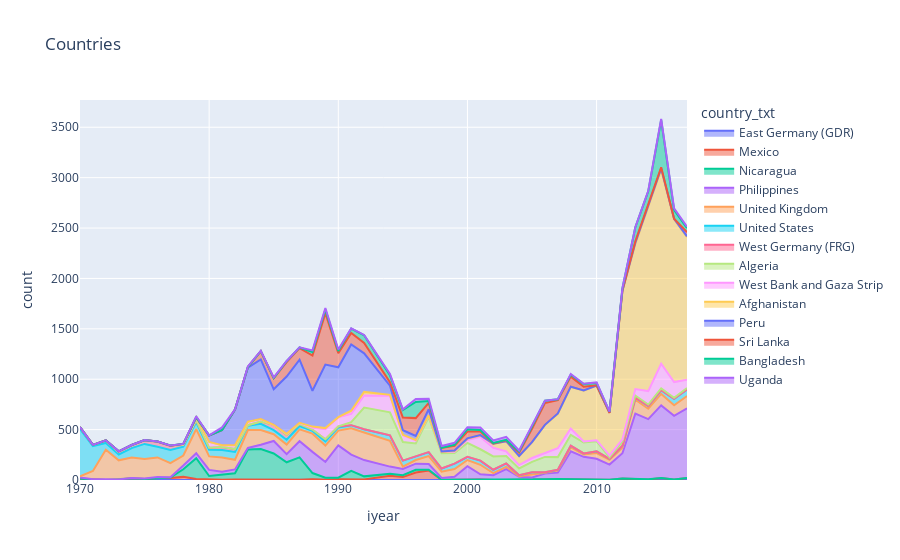
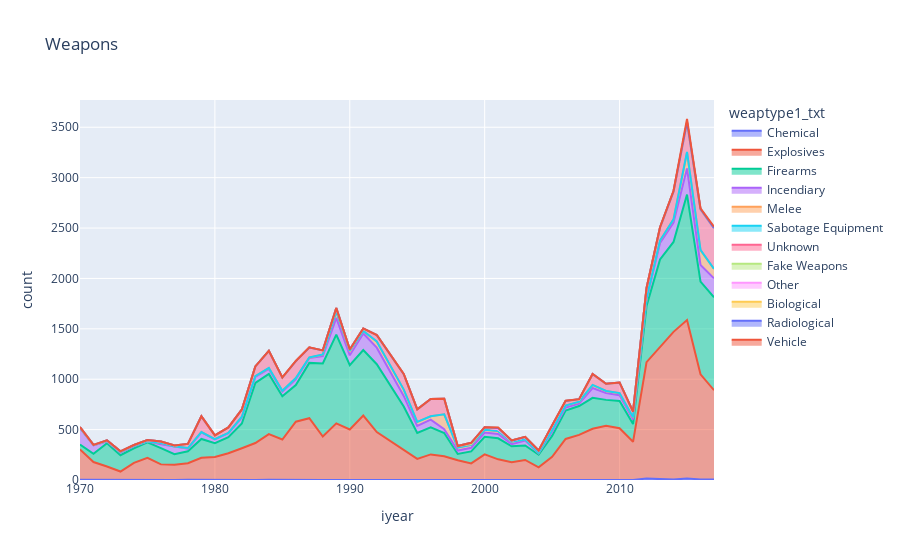

The notebook cell these images were saved under, in order:
### Markdown cell above
### 3.1.1 Line Chart - Visulize History by Country / Weapon

### Code cell
df_year_country = df.groupby(["iyear", "country_txt"]).size().reset_index(name='count')
df_year_weaptype = df.groupby(["iyear", "weaptype1_txt"]).size().reset_index(name="count")

px.area(df_year_country, x="iyear", y="count", color="country_txt", title="Countries").show()
px.area(df_year_weaptype, x="iyear", y="count", color="weaptype1_txt", title="Weapons").show()

### Figure 1 — Plotly figure (JSON) as saved in the notebook; plotly's stock layout.template omitted (floating-point values rounded to 4 significant figures)
{"data": [{"fillpattern": {"shape": ""}, "hovertemplate": "country_txt=East Germany (GDR)<br>iyear=%{x}<br>count=%{y}<extra></extra>", "legendgroup": "East Germany (GDR)", "line": {"color": "#636efa"}, "marker": {"symbol": "circle"}, "mode": "lines", "name": "East Germany (GDR)", "orientation": "v", "showlegend": true, "stackgroup": "1", "type": "scatter", "x": [1970, 1971, 1974, 1977, 1978, 1982, 1983, 1984, 1985, 1986, 1987, 1988, 1989, 1990], "xaxis": "x", "y": [12, 4, 1, 1, 1, 1, 1, 1, 4, 3, 1, 4, 1, 3], "yaxis": "y"}, {"fillpattern": {"shape": ""}, "hovertemplate": "country_txt=Mexico<br>iyear=%{x}<br>count=%{y}<extra></extra>", "legendgroup": "Mexico", "line": {"color": "#EF553B"}, "marker": {"symbol": "circle"}, "mode": "lines", "name": "Mexico", "orientation": "v", "showlegend": true, "stackgroup": "1", "type": "scatter", "x": [1970, 1972, 1973, 1974, 1975, 1976, 1977, 1978, 1979, 1980, 1981, 1982, 1983, 1984, 1985, 1986, 1987, 1988, 1989, 1990, 1991, 1992, 1994, 1995, 1996, 1997, 1998, 1999, 2000, 2001, 2003, 2004, 2005, 2006, 2007, 2008, 2009, 2010, 2011, 2012, 2013, 2014, 2015, 2016, 2017], "xaxis": "x", "y": [2, 1, 6, 16, 10, 20, 19, 30, 10, 5, 3, 3, 2, 4, 1, 2, 1, 3, 1, 5, 10, 6, 42, 29, 75, 95, 2, 1, 4, 7, 1, 1, 1, 7, 10, 8, 1, 5, 2, 16, 8, 5, 19, 5, 20], "yaxis": "y"}, {"fillpattern": {"shape": ""}, "hovertemplate": "country_txt=Nicaragua<br>iyear=%{x}<br>count=%{y}<extra></extra>", "legendgroup": "Nicaragua", "line": {"color": "#00cc96"}, "marker": {"symbol": "circle"}, "mode": "lines", "name": "Nicaragua", "orientation": "v", "showlegend": true, "stackgroup": "1", "type": "scatter", "x": [1970, 1974, 1975, 1977, 1978, 1979, 1980, 1981, 1982, 1983, 1984, 1985, 1986, 1987, 1988, 1989, 1990, 1991, 1992, 1994, 1995, 1996, 1997, 1999, 2000, 2014], "xaxis": "x", "y": [1, 1, 1, 5, 76, 206, 35, 47, 63, 299, 302, 258, 171, 223, 62, 21, 15, 80, 30, 19, 18, 26, 7, 1, 1, 2], "yaxis": "y"}, {"fillpattern": {"shape": ""}, "hovertemplate": "country_txt=Philippines<br>iyear=%{x}<br>count=%{y}<extra></extra>", "legendgroup": "Philippines", "line": {"color": "#ab63fa"}, "marker": {"symbol": "circle"}, "mode": "lines", "name": "Philippines", "orientation": "v", "showlegend": true, "stackgroup": "1", "type": "scatter", "x": [1970, 1971, 1972, 1974, 1975, 1976, 1977, 1978, 1979, 1980, 1981, 1982, 1983, 1984, 1985, 1986, 1987, 1988, 1989, 1990, 1991, 1992, 1994, 1995, 1996, 1997, 1998, 1999, 2000, 2001, 2002, 2003, 2004, 2005, 2006, 2007, 2008, 2009, 2010, 2011, 2012, 2013, 2014, 2015, 2016, 2017], "xaxis": "x", "y": [10, 4, 7, 1, 4, 10, 2, 36, 50, 60, 31, 38, 16, 43, 124, 80, 160, 210, 156, 320, 162, 162, 72, 63, 61, 57, 18, 31, 132, 50, 48, 107, 32, 25, 58, 65, 276, 229, 205, 151, 249, 651, 597, 721, 632, 692], "yaxis": "y"}, {"fillpattern": {"shape": ""}, "hovertemplate": "country_txt=United Kingdom<br>iyear=%{x}<br>count=%{y}<extra></extra>", "legendgroup": "United Kingdom", "line": {"color": "#FFA15A"}, "marker": {"symbol": "circle"}, "mode": "lines", "name": "United Kingdom", "orientation": "v", "showlegend": true, "stackgroup": "1", "type": "scatter", "x": [1970, 1971, 1972, 1973, 1974, 1975, 1976, 1977, 1978, 1979, 1980, 1981, 1982, 1983, 1984, 1985, 1986, 1987, 1988, 1989, 1990, 1991, 1992, 1994, 1995, 1996, 1997, 1998, 1999, 2000, 2001, 2002, 2003, 2004, 2005, 2006, 2007, 2008, 2009, 2010, 2011, 2012, 2013, 2014, 2015, 2016, 2017], "xaxis": "x", "y": [12, 81, 292, 189, 203, 194, 194, 140, 100, 239, 134, 142, 95, 177, 145, 67, 95, 117, 181, 163, 147, 262, 274, 256, 22, 36, 78, 63, 76, 61, 94, 21, 23, 5, 29, 6, 20, 39, 23, 57, 47, 55, 137, 103, 114, 105, 122], "yaxis": "y"}, {"fillpattern": {"shape": ""}, "hovertemplate": "country_txt=United States<br>iyear=%{x}<br>count=%{y}<extra></extra>", "legendgroup": "United States", "line": {"color": "#19d3f3"}, "marker": {"symbol": "circle"}, "mode": "lines", "name": "United States", "orientation": "v", "showlegend": true, "stackgroup": "1", "type": "scatter", "x": [1970, 1971, 1972, 1973, 1974, 1975, 1976, 1977, 1978, 1979, 1980, 1981, 1982, 1983, 1984, 1985, 1986, 1987, 1988, 1989, 1990, 1991, 1992, 1994, 1995, 1996, 1997, 1998, 1999, 2000, 2001, 2002, 2003, 2004, 2005, 2006, 2007, 2008, 2009, 2010, 2011, 2012, 2013, 2014, 2015, 2016, 2017], "xaxis": "x", "y": [468, 247, 68, 58, 94, 149, 105, 130, 87, 69, 67, 74, 78, 44, 63, 40, 49, 34, 27, 42, 32, 30, 32, 55, 60, 35, 40, 31, 53, 32, 41, 33, 33, 9, 21, 6, 8, 18, 11, 17, 10, 20, 20, 29, 38, 64, 65], "yaxis": "y"}, {"fillpattern": {"shape": ""}, "hovertemplate": "country_txt=West Germany (FRG)<br>iyear=%{x}<br>count=%{y}<extra></extra>", "legendgroup": "West Germany (FRG)", "line": {"color": "#FF6692"}, "marker": {"symbol": "circle"}, "mode": "lines", "name": "West Germany (FRG)", "orientation": "v", "showlegend": true, "stackgroup": "1", "type": "scatter", "x": [1970, 1971, 1972, 1973, 1974, 1975, 1976, 1977, 1978, 1979, 1980, 1981, 1982, 1983, 1984, 1985, 1986, 1987, 1988, 1989, 1990], "xaxis": "x", "y": [20, 13, 24, 27, 28, 35, 50, 40, 19, 17, 20, 31, 29, 5, 21, 53, 46, 19, 14, 21, 9], "yaxis": "y"}, {"fillpattern": {"shape": ""}, "hovertemplate": "country_txt=Algeria<br>iyear=%{x}<br>count=%{y}<extra></extra>", "legendgroup": "Algeria", "line": {"color": "#B6E880"}, "marker": {"symbol": "circle"}, "mode": "lines", "name": "Algeria", "orientation": "v", "showlegend": true, "stackgroup": "1", "type": "scatter", "x": [1972, 1976, 1978, 1979, 1990, 1991, 1992, 1994, 1995, 1996, 1997, 1998, 1999, 2000, 2001, 2002, 2003, 2004, 2005, 2006, 2007, 2008, 2009, 2010, 2011, 2012, 2013, 2014, 2015, 2016, 2017], "xaxis": "x", "y": [1, 1, 1, 1, 2, 30, 215, 227, 185, 129, 344, 151, 106, 138, 113, 132, 75, 67, 104, 152, 124, 107, 108, 100, 15, 41, 22, 13, 16, 9, 14], "yaxis": "y"}, {"fillpattern": {"shape": ""}, "hovertemplate": "country_txt=West Bank and Gaza Strip<br>iyear=%{x}<br>count=%{y}<extra></extra>", "legendgroup": "West Bank and Gaza Strip", "line": {"color": "#FF97FF"}, "marker": {"symbol": "circle"}, "mode": "lines", "name": "West Bank and Gaza Strip", "orientation": "v", "showlegend": true, "stackgroup": "1", "type": "scatter", "x": [1972, 1976, 1978, 1979, 1980, 1981, 1982, 1983, 1984, 1985, 1986, 1987, 1988, 1989, 1990, 1991, 1992, 1994, 1995, 1996, 1997, 1998, 1999, 2000, 2001, 2002, 2003, 2004, 2005, 2006, 2007, 2008, 2009, 2010, 2011, 2012, 2013, 2014, 2015, 2016, 2017], "xaxis": "x", "y": [1, 1, 4, 22, 56, 17, 39, 34, 26, 1, 13, 11, 18, 100, 88, 83, 119, 165, 67, 30, 22, 12, 11, 28, 123, 86, 45, 34, 38, 35, 88, 63, 10, 11, 20, 23, 64, 133, 246, 157, 83], "yaxis": "y"}, {"fillpattern": {"shape": ""}, "hovertemplate": "country_txt=Afghanistan<br>iyear=%{x}<br>count=%{y}<extra></extra>", "legendgroup": "Afghanistan", "line": {"color": "#FECB52"}, "marker": {"symbol": "circle"}, "mode": "lines", "name": "Afghanistan", "orientation": "v", "showlegend": true, "stackgroup": "1", "type": "scatter", "x": [1973, 1979, 1987, 1988, 1989, 1990, 1991, 1992, 1994, 1995, 1996, 1997, 1998, 1999, 2000, 2001, 2002, 2003, 2004, 2005, 2006, 2007, 2008, 2009, 2010, 2011, 2012, 2013, 2014, 2015, 2016, 2017], "xaxis": "x", "y": [1, 3, 1, 11, 10, 2, 30, 36, 9, 6, 4, 1, 1, 9, 14, 14, 38, 100, 88, 155, 282, 341, 414, 503, 542, 421, 1469, 1443, 1824, 1928, 1617, 1414], "yaxis": "y"}, {"fillpattern": {"shape": ""}, "hovertemplate": "country_txt=Peru<br>iyear=%{x}<br>count=%{y}<extra></extra>", "legendgroup": "Peru", "line": {"color": "#636efa"}, "marker": {"symbol": "circle"}, "mode": "lines", "name": "Peru", "orientation": "v", "showlegend": true, "stackgroup": "1", "type": "scatter", "x": [1973, 1974, 1975, 1977, 1978, 1979, 1980, 1981, 1982, 1983, 1984, 1985, 1986, 1987, 1988, 1989, 1990, 1991, 1992, 1994, 1995, 1996, 1997, 1998, 1999, 2000, 2001, 2002, 2003, 2004, 2005, 2006, 2007, 2008, 2009, 2012, 2013, 2014, 2015, 2016, 2017], "xaxis": "x", "y": [3, 3, 2, 4, 4, 3, 64, 149, 350, 536, 592, 352, 568, 627, 355, 630, 495, 658, 383, 91, 44, 42, 58, 5, 5, 3, 3, 2, 1, 3, 2, 1, 4, 1, 4, 6, 10, 12, 10, 3, 8], "yaxis": "y"}, {"fillpattern": {"shape": ""}, "hovertemplate": "country_txt=Sri Lanka<br>iyear=%{x}<br>count=%{y}<extra></extra>", "legendgroup": "Sri Lanka", "line": {"color": "#EF553B"}, "marker": {"symbol": "circle"}, "mode": "lines", "name": "Sri Lanka", "orientation": "v", "showlegend": true, "stackgroup": "1", "type": "scatter", "x": [1975, 1979, 1981, 1982, 1983, 1984, 1985, 1986, 1987, 1988, 1989, 1990, 1991, 1992, 1994, 1995, 1996, 1997, 1998, 1999, 2000, 2001, 2002, 2003, 2004, 2005, 2006, 2007, 2008, 2009, 2010, 2012, 2013, 2014, 2015, 2016, 2017], "xaxis": "x", "y": [1, 3, 2, 2, 7, 81, 110, 142, 115, 350, 510, 141, 115, 103, 35, 126, 176, 64, 35, 46, 68, 36, 3, 9, 33, 133, 217, 132, 100, 37, 3, 4, 14, 16, 11, 1, 41], "yaxis": "y"}, {"fillpattern": {"shape": ""}, "hovertemplate": "country_txt=Bangladesh<br>iyear=%{x}<br>count=%{y}<extra></extra>", "legendgroup": "Bangladesh", "line": {"color": "#00cc96"}, "marker": {"symbol": "circle"}, "mode": "lines", "name": "Bangladesh", "orientation": "v", "showlegend": true, "stackgroup": "1", "type": "scatter", "x": [1977, 1979, 1980, 1981, 1982, 1984, 1985, 1986, 1987, 1988, 1989, 1990, 1991, 1992, 1994, 1995, 1996, 1997, 1998, 1999, 2000, 2001, 2002, 2003, 2004, 2005, 2006, 2007, 2008, 2009, 2010, 2011, 2012, 2013, 2014, 2015, 2016, 2017], "xaxis": "x", "y": [1, 1, 1, 1, 1, 1, 1, 11, 6, 36, 36, 22, 42, 76, 68, 74, 161, 17, 2, 11, 23, 15, 5, 4, 11, 23, 23, 9, 19, 27, 22, 13, 18, 139, 130, 469, 88, 41], "yaxis": "y"}, {"fillpattern": {"shape": ""}, "hovertemplate": "country_txt=Uganda<br>iyear=%{x}<br>count=%{y}<extra></extra>", "legendgroup": "Uganda", "line": {"color": "#ab63fa"}, "marker": {"symbol": "circle"}, "mode": "lines", "name": "Uganda", "orientation": "v", "showlegend": true, "stackgroup": "1", "type": "scatter", "x": [1979, 1981, 1982, 1983, 1984, 1985, 1986, 1987, 1988, 1989, 1990, 1991, 1992, 1994, 1995, 1996, 1997, 1998, 1999, 2000, 2001, 2002, 2003, 2004, 2005, 2007, 2008, 2009, 2010, 2012, 2014, 2015, 2016, 2017], "xaxis": "x", "y": [8, 25, 1, 6, 3, 7, 1, 1, 15, 15, 14, 2, 3, 13, 7, 29, 24, 18, 19, 20, 24, 24, 30, 10, 11, 1, 7, 2, 6, 4, 6, 10, 15, 13], "yaxis": "y"}], "layout": {"legend": {"title": {"text": "country_txt"}, "tracegroupgap": 0}, "title": {"text": "Countries"}, "xaxis": {"anchor": "y", "domain": [0, 1], "title": {"text": "iyear"}}, "yaxis": {"anchor": "x", "domain": [0, 1], "title": {"text": "count"}}}}

### Figure 2 — Plotly figure (JSON) as saved in the notebook; plotly's stock layout.template omitted (floating-point values rounded to 4 significant figures)
{"data": [{"fillpattern": {"shape": ""}, "hovertemplate": "weaptype1_txt=Chemical<br>iyear=%{x}<br>count=%{y}<extra></extra>", "legendgroup": "Chemical", "line": {"color": "#636efa"}, "marker": {"symbol": "circle"}, "mode": "lines", "name": "Chemical", "orientation": "v", "showlegend": true, "stackgroup": "1", "type": "scatter", "x": [1970, 1971, 1973, 1974, 1975, 1976, 1977, 1978, 1979, 1980, 1984, 1985, 1986, 1987, 1988, 1989, 1990, 1991, 1992, 1994, 1995, 1997, 1998, 1999, 2000, 2002, 2004, 2008, 2009, 2010, 2011, 2012, 2013, 2014, 2015, 2016, 2017], "xaxis": "x", "y": [2, 1, 1, 4, 3, 3, 1, 3, 1, 1, 3, 1, 2, 3, 1, 1, 2, 2, 1, 1, 1, 1, 2, 1, 4, 2, 1, 1, 4, 6, 1, 14, 7, 4, 15, 6, 5], "yaxis": "y"}, {"fillpattern": {"shape": ""}, "hovertemplate": "weaptype1_txt=Explosives<br>iyear=%{x}<br>count=%{y}<extra></extra>", "legendgroup": "Explosives", "line": {"color": "#EF553B"}, "marker": {"symbol": "circle"}, "mode": "lines", "name": "Explosives", "orientation": "v", "showlegend": true, "stackgroup": "1", "type": "scatter", "x": [1970, 1971, 1972, 1973, 1974, 1975, 1976, 1977, 1978, 1979, 1980, 1981, 1982, 1983, 1984, 1985, 1986, 1987, 1988, 1989, 1990, 1991, 1992, 1994, 1995, 1996, 1997, 1998, 1999, 2000, 2001, 2002, 2003, 2004, 2005, 2006, 2007, 2008, 2009, 2010, 2011, 2012, 2013, 2014, 2015, 2016, 2017], "xaxis": "x", "y": [302, 177, 134, 83, 166, 218, 152, 150, 163, 219, 228, 265, 315, 367, 452, 401, 576, 610, 430, 561, 499, 637, 475, 300, 209, 254, 235, 194, 164, 250, 205, 174, 199, 124, 230, 407, 448, 507, 533, 507, 378, 1155, 1307, 1466, 1572, 1043, 886], "yaxis": "y"}, {"fillpattern": {"shape": ""}, "hovertemplate": "weaptype1_txt=Firearms<br>iyear=%{x}<br>count=%{y}<extra></extra>", "legendgroup": "Firearms", "line": {"color": "#00cc96"}, "marker": {"symbol": "circle"}, "mode": "lines", "name": "Firearms", "orientation": "v", "showlegend": true, "stackgroup": "1", "type": "scatter", "x": [1970, 1971, 1972, 1973, 1974, 1975, 1976, 1977, 1978, 1979, 1980, 1981, 1982, 1983, 1984, 1985, 1986, 1987, 1988, 1989, 1990, 1991, 1992, 1994, 1995, 1996, 1997, 1998, 1999, 2000, 2001, 2002, 2003, 2004, 2005, 2006, 2007, 2008, 2009, 2010, 2011, 2012, 2013, 2014, 2015, 2016, 2017], "xaxis": "x", "y": [48, 82, 230, 162, 145, 152, 161, 105, 119, 187, 137, 159, 245, 596, 598, 430, 364, 549, 726, 881, 639, 650, 673, 428, 256, 268, 230, 62, 119, 174, 209, 159, 144, 126, 208, 283, 286, 307, 258, 272, 176, 557, 874, 892, 1245, 919, 922], "yaxis": "y"}, {"fillpattern": {"shape": ""}, "hovertemplate": "weaptype1_txt=Incendiary<br>iyear=%{x}<br>count=%{y}<extra></extra>", "legendgroup": "Incendiary", "line": {"color": "#ab63fa"}, "marker": {"symbol": "circle"}, "mode": "lines", "name": "Incendiary", "orientation": "v", "showlegend": true, "stackgroup": "1", "type": "scatter", "x": [1970, 1971, 1972, 1973, 1974, 1975, 1976, 1977, 1978, 1979, 1980, 1981, 1982, 1983, 1984, 1985, 1986, 1987, 1988, 1989, 1990, 1991, 1992, 1994, 1995, 1996, 1997, 1998, 1999, 2000, 2001, 2002, 2003, 2004, 2005, 2006, 2007, 2008, 2009, 2010, 2011, 2012, 2013, 2014, 2015, 2016, 2017], "xaxis": "x", "y": [162, 84, 18, 25, 20, 8, 39, 74, 27, 65, 38, 40, 60, 60, 49, 45, 57, 49, 72, 166, 97, 165, 164, 105, 71, 77, 37, 34, 36, 42, 42, 21, 48, 14, 40, 28, 23, 98, 67, 56, 46, 65, 164, 193, 260, 166, 188], "yaxis": "y"}, {"fillpattern": {"shape": ""}, "hovertemplate": "weaptype1_txt=Melee<br>iyear=%{x}<br>count=%{y}<extra></extra>", "legendgroup": "Melee", "line": {"color": "#FFA15A"}, "marker": {"symbol": "circle"}, "mode": "lines", "name": "Melee", "orientation": "v", "showlegend": true, "stackgroup": "1", "type": "scatter", "x": [1970, 1971, 1972, 1973, 1974, 1975, 1976, 1977, 1978, 1979, 1980, 1981, 1982, 1983, 1984, 1985, 1986, 1987, 1988, 1989, 1990, 1991, 1992, 1994, 1995, 1996, 1997, 1998, 1999, 2000, 2001, 2002, 2003, 2004, 2005, 2006, 2007, 2008, 2009, 2010, 2011, 2012, 2013, 2014, 2015, 2016, 2017], "xaxis": "x", "y": [2, 2, 5, 6, 5, 2, 13, 2, 5, 3, 1, 2, 7, 8, 9, 8, 11, 3, 14, 62, 41, 24, 60, 63, 38, 33, 149, 30, 28, 28, 27, 24, 10, 5, 18, 20, 18, 29, 21, 20, 17, 10, 23, 31, 158, 145, 94], "yaxis": "y"}, {"fillpattern": {"shape": ""}, "hovertemplate": "weaptype1_txt=Sabotage Equipment<br>iyear=%{x}<br>count=%{y}<extra></extra>", "legendgroup": "Sabotage Equipment", "line": {"color": "#19d3f3"}, "marker": {"symbol": "circle"}, "mode": "lines", "name": "Sabotage Equipment", "orientation": "v", "showlegend": true, "stackgroup": "1", "type": "scatter", "x": [1970, 1981, 1982, 1984, 1986, 1987, 1988, 1989, 1990, 1992, 1995, 1999, 2001, 2007, 2008, 2009, 2010, 2011, 2013, 2015, 2016], "xaxis": "x", "y": [1, 2, 1, 1, 2, 2, 3, 1, 4, 1, 1, 1, 2, 2, 1, 1, 1, 4, 1, 5, 4], "yaxis": "y"}, {"fillpattern": {"shape": ""}, "hovertemplate": "weaptype1_txt=Unknown<br>iyear=%{x}<br>count=%{y}<extra></extra>", "legendgroup": "Unknown", "line": {"color": "#FF6692"}, "marker": {"symbol": "circle"}, "mode": "lines", "name": "Unknown", "orientation": "v", "showlegend": true, "stackgroup": "1", "type": "scatter", "x": [1970, 1971, 1972, 1973, 1974, 1975, 1976, 1977, 1978, 1979, 1980, 1981, 1982, 1983, 1984, 1985, 1986, 1987, 1988, 1989, 1990, 1991, 1992, 1994, 1995, 1996, 1997, 1998, 1999, 2000, 2001, 2002, 2003, 2004, 2005, 2006, 2007, 2008, 2009, 2010, 2011, 2012, 2013, 2014, 2015, 2016, 2017], "xaxis": "x", "y": [8, 3, 6, 7, 6, 13, 13, 10, 41, 155, 36, 52, 71, 96, 165, 131, 168, 99, 40, 34, 13, 25, 64, 153, 124, 171, 154, 15, 7, 26, 19, 11, 23, 21, 45, 47, 22, 106, 69, 103, 56, 102, 126, 278, 294, 401, 404], "yaxis": "y"}, {"fillpattern": {"shape": ""}, "hovertemplate": "weaptype1_txt=Fake Weapons<br>iyear=%{x}<br>count=%{y}<extra></extra>", "legendgroup": "Fake Weapons", "line": {"color": "#B6E880"}, "marker": {"symbol": "circle"}, "mode": "lines", "name": "Fake Weapons", "orientation": "v", "showlegend": true, "stackgroup": "1", "type": "scatter", "x": [1972, 1974, 1996, 1998, 2003, 2008, 2010], "xaxis": "x", "y": [1, 1, 1, 1, 1, 1, 1], "yaxis": "y"}, {"fillpattern": {"shape": ""}, "hovertemplate": "weaptype1_txt=Other<br>iyear=%{x}<br>count=%{y}<extra></extra>", "legendgroup": "Other", "line": {"color": "#FF97FF"}, "marker": {"symbol": "circle"}, "mode": "lines", "name": "Other", "orientation": "v", "showlegend": true, "stackgroup": "1", "type": "scatter", "x": [1979, 1980, 1982, 1984, 1991, 1995, 1999, 2007, 2008, 2009, 2011, 2013, 2015, 2016, 2017], "xaxis": "x", "y": [2, 1, 1, 1, 1, 1, 13, 2, 2, 2, 1, 2, 2, 3, 1], "yaxis": "y"}, {"fillpattern": {"shape": ""}, "hovertemplate": "weaptype1_txt=Biological<br>iyear=%{x}<br>count=%{y}<extra></extra>", "legendgroup": "Biological", "line": {"color": "#FECB52"}, "marker": {"symbol": "circle"}, "mode": "lines", "name": "Biological", "orientation": "v", "showlegend": true, "stackgroup": "1", "type": "scatter", "x": [1981, 1984, 2001, 2003, 2004, 2005, 2010, 2013], "xaxis": "x", "y": [2, 4, 12, 2, 1, 1, 1, 3], "yaxis": "y"}, {"fillpattern": {"shape": ""}, "hovertemplate": "weaptype1_txt=Radiological<br>iyear=%{x}<br>count=%{y}<extra></extra>", "legendgroup": "Radiological", "line": {"color": "#636efa"}, "marker": {"symbol": "circle"}, "mode": "lines", "name": "Radiological", "orientation": "v", "showlegend": true, "stackgroup": "1", "type": "scatter", "x": [1985, 2007], "xaxis": "x", "y": [1, 1], "yaxis": "y"}, {"fillpattern": {"shape": ""}, "hovertemplate": "weaptype1_txt=Vehicle<br>iyear=%{x}<br>count=%{y}<extra></extra>", "legendgroup": "Vehicle", "line": {"color": "#EF553B"}, "marker": {"symbol": "circle"}, "mode": "lines", "name": "Vehicle", "orientation": "v", "showlegend": true, "stackgroup": "1", "type": "scatter", "x": [1985, 1986, 1987, 1992, 1994, 1997, 2001, 2002, 2003, 2004, 2006, 2010, 2012, 2013, 2014, 2015, 2016, 2017], "xaxis": "x", "y": [1, 1, 1, 1, 2, 1, 4, 1, 1, 1, 2, 1, 2, 1, 6, 31, 9, 13], "yaxis": "y"}], "layout": {"legend": {"title": {"text": "weaptype1_txt"}, "tracegroupgap": 0}, "title": {"text": "Weapons"}, "xaxis": {"anchor": "y", "domain": [0, 1], "title": {"text": "iyear"}}, "yaxis": {"anchor": "x", "domain": [0, 1], "title": {"text": "count"}}}}
